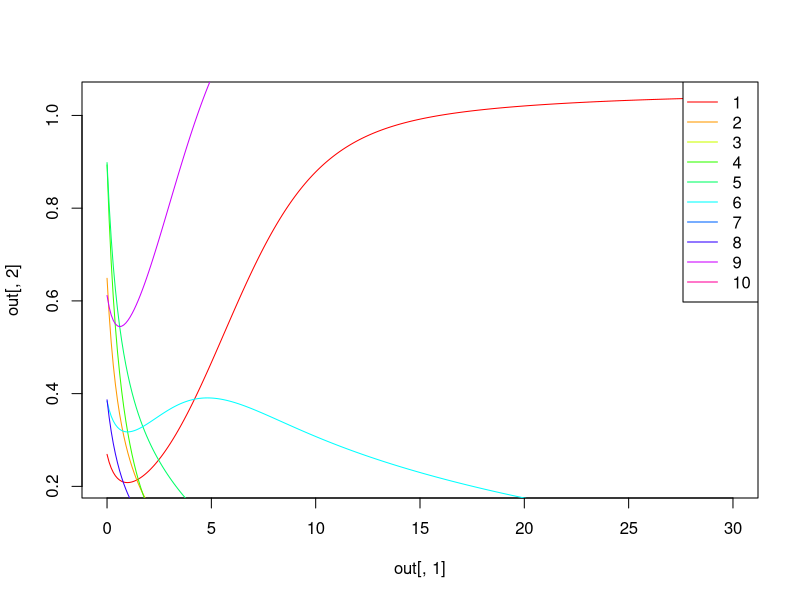

Generate this figure with R:
library(deSolve)

#############################Functions#######################################

#Generalized Lotka-Volterra
glvmat<-function(t, y, parms){
  N=parms[1,1]  # species number
  b=parms[,2]   # vector of growth rates
  a=parms[,3:ncol(parms)] # interaction matrix
  dydt <- y*(b+a %*% y)
  list(dydt)
}

#Interation score of speciesX and speciesY based on traitMatrix
interationScore <- function(speciesX, speciesY){
  score = 0
  #if any of molecule secreted by Y is usable by X, score += 0.09
  #if the molecule secreted by both Y and X, score -= 0.12
  if (speciesY['MoleSecr1'] == 1) {
    if (speciesX['MoleUsa1'] == 1) {
      score = score + 0.09
    }
    if (speciesX['MoleSecr1'] == 1) {
      score = score -0.12
    }
  }
  if (speciesY['MoleSecr2'] == 1) {
    if (speciesX['MoleUsa2'] == 1) {
      score = score + 0.09
    }
    if (speciesX['MoleSecr2'] == 1) {
      score = score -0.12
    }
  }
  if (speciesY['MoleSecr3'] == 1) {
    if (speciesX['MoleUsa3'] == 1) {
      score = score + 0.09
    }
    if (speciesX['MoleSecr3'] == 1) {
      score = score -0.12
    }
  }
  #if any of molecule usable by Y is secreted by X, score += 0.09
  #if the molecule usable by both Y and X, score -= 0.12
  if (speciesY['MoleUsa1'] == 1) {
    if (speciesX['MoleSecr1'] == 1) {
      score = score + 0.09
    }
    if (speciesX['MoleUsa1'] == 1) {
      score = score -0.12
    }
  }
  if (speciesY['MoleUsa2'] == 1) {
    if (speciesX['MoleSecr2'] == 1) {
      score = score + 0.09
    }
    if (speciesX['MoleUsa2'] == 1) {
      score = score -0.12
    }
  }
  if (speciesY['MoleUsa3'] == 1) {
    if (speciesX['MoleSecr3'] == 1) {
      score = score + 0.09
    }
    if (speciesX['MoleUsa3'] == 1) {
      score = score -0.12
    }
  }
  #if any of antibody secreted by Y can protect X, score -= 0.15
  if (speciesY['AntiSecr1'] == 1 & speciesX['AntiProt1'] == 1) {
    score = score - 0.15
  }
  if (speciesY['AntiSecr2'] == 1 & speciesX['AntiProt2'] == 1) {
    score = score - 0.15
  }
  if (speciesY['AntiSecr3'] == 1 & speciesX['AntiProt3'] == 1) {
    score = score - 0.15
  }
  #vice-versa
  if (speciesX['AntiSecr1'] == 1 & speciesY['AntiProt1'] == 1) {
    score = score - 0.15
  }
  if (speciesX['AntiSecr2'] == 1 & speciesY['AntiProt2'] == 1) {
    score = score - 0.15
  }
  if (speciesX['AntiSecr3'] == 1 & speciesY['AntiProt3'] == 1) {
    score = score - 0.15
  }
  return(score)
}

############################################################################

#number of species
N = 10

#Creating random matrix of 12 traits of N species
traitMatrix <-  sample(x = c(0,1), 12, replace = TRUE)

for (i in c(2:N)) {
  vec <-  sample(x = c(0,1), 12, replace = TRUE)
  traitMatrix <-  rbind(traitMatrix, vec)
}
rownames(traitMatrix) <- paste("species",c(1:N),sep = "")
colnames(traitMatrix) <- c('MoleSecr1','MoleSecr2','MoleSecr3','MoleUsa1','MoleUsa2','MoleUsa3',
                           'AntiSecr1','AntiSecr2','AntiSecr3','AntiProt1','AntiProt2','AntiProt3')

#Generate relationship matrix of 100 species
a = matrix(rep(0,N*N),nrow=N,ncol=N)
for (row in 1:N) {
  for (col in row:N) {
    if (row == col) {
      a[row,col] = -0.5 # auto-interactions are negative (intra-species competition)
    } else {
      speciesX = traitMatrix[row,]
      speciesY = traitMatrix[col,]
      score <- interationScore(speciesX,speciesY)
      a[row,col] <- score
      a[col,row] <- score
    }
  }
}

#Creating random growth rate of 100 species
b <- runif(N)

#Parameters of Lotka-Volterra equations
parms <- cbind(b,a)
parms=cbind(rep(N,N),parms)

tstart=0                   # time (start)
tend=30                    # time (end) of integration
tstep=0.1                  # time step (resolution)

init<-runif(N)                # initial species abundances 

#Simulation for coupled system
times<-seq(tstart, tend, by=tstep)

#Setting initial abundance of each species to 0 and generate steady state matrix
SSMatrix <- matrix(nrow = N, ncol = N)
for (i in 1:N) {
  y <- init
  y[i] <- 0
  out<-lsoda(y, times, glvmat, parms)
  SSMatrix[i,] <- out[nrow(out),2:(N+1)]
}


####### Figure

col.vec = seq(0,1,1/N)
my.colors = hsv(col.vec)

# plot time series
plot(out[,1],out[,2],col=my.colors[1],lty=1, type="l")
for(i in 2:N){
  lines(out[,1],out[,(i+1)],col=my.colors[i])
}
legend("topright", as.character(c(1:N)), lty = rep(1,N), col = my.colors, merge = TRUE, bg = "white", text.col="black")
